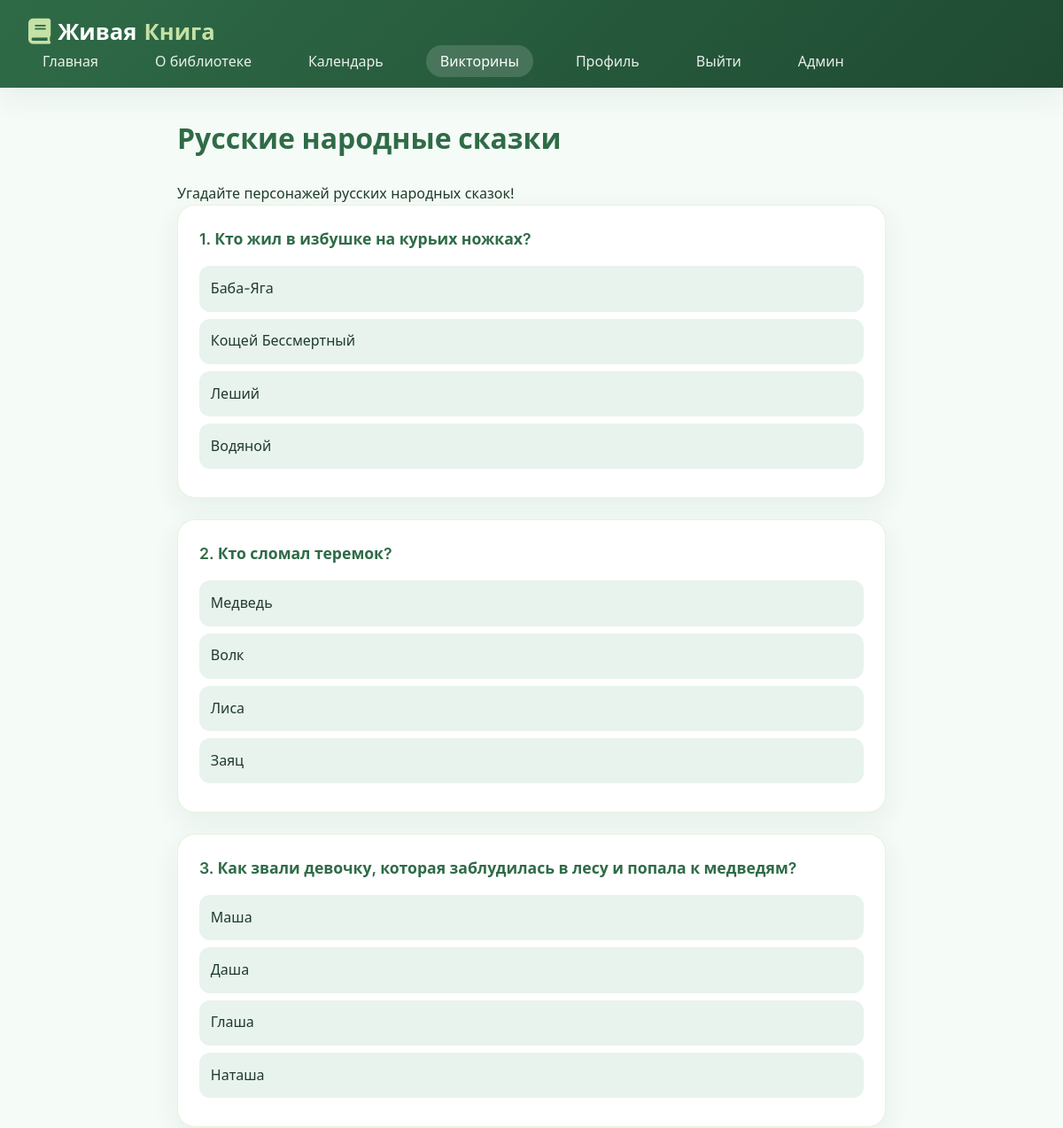
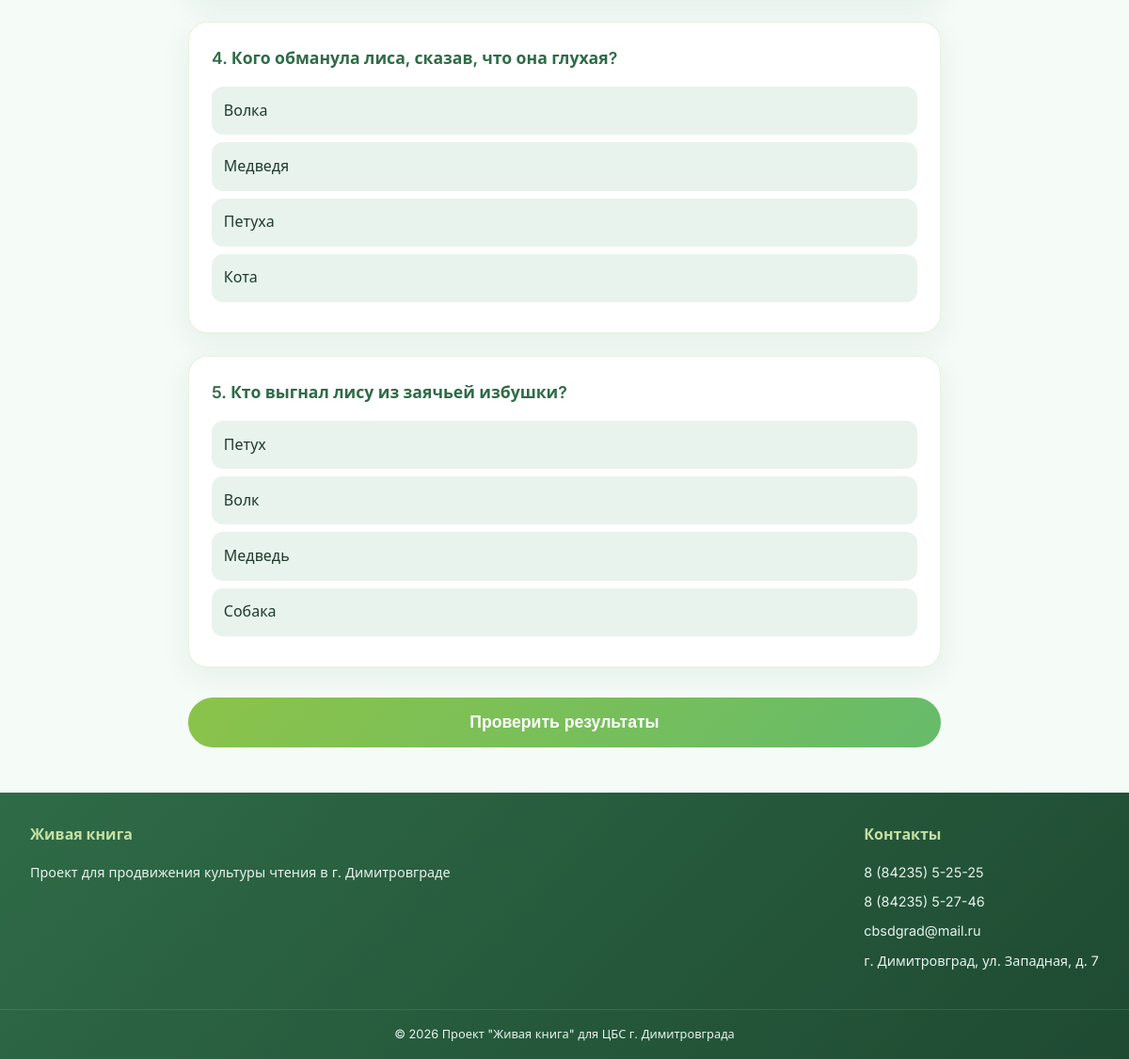
Screenshot of /quizzes/3/ (signed in) with the database file from the repository (2 pictures, top to bottom).
### quizzes/models.py (models this page shows, shortened)
class Quiz(models.Model):
    title = models.CharField('Название', max_length=200)
    level = models.CharField('Уровень', max_length=100)
    description = models.TextField('Описание')
    created_at = models.DateTimeField(auto_now_add=True)
    class Meta:
        verbose_name = 'Викторина'
        verbose_name_plural = 'Викторины'

class Question(models.Model):
    quiz = models.ForeignKey(Quiz, on_delete=models.CASCADE, related_name='questions')
    text = models.TextField('Вопрос')
    order = models.IntegerField('Порядок', default=0)
    class Meta:
        ordering = ['order']

class Answer(models.Model):
    question = models.ForeignKey(Question, on_delete=models.CASCADE, related_name='answers')
    text = models.CharField('Ответ', max_length=200)
    is_correct = models.BooleanField('Правильный', default=False)

### quizzes/views.py (the view)
# urls.py: path('<int:quiz_id>/', views.quiz_detail, name='quiz_detail'),
@login_required
def quiz_detail(request, quiz_id):
    quiz = get_object_or_404(Quiz, id=quiz_id)
    questions = quiz.questions.all().prefetch_related('answers')
    return render(request, 'quizzes/quiz.html', {
        'quiz': quiz,
        'questions': questions
    })

### templates/quizzes/quiz.html (shortened to what this page needs)
{% extends 'base.html' %}
{% load static %}
{% block content %}
<div class="quiz-container">
    <h1>{{ quiz.title }}</h1>
    <p>{{ quiz.description }}</p>
    <form id="quizForm">
        {% for question in questions %}
        <div class="question-card" data-question-id="{{ question.id }}">
            <div class="question-text">{{ forloop.counter }}. {{ question.text }}</div>
            {% for answer in question.answers.all %}
            <div class="option" data-answer-id="{{ answer.id }}">
                {{ answer.text }}
            </div>
            {% endfor %}
        </div>
        {% endfor %}
        <button type="button" class="register-btn submit-btn" onclick="submitQuiz()">Проверить результаты</button>
    </form>
</div>
{% endblock %}

### static/css/style.css (style rules this page uses)
:root { --primary: #2F6B47; --primary-dark: #1E4A32; --primary-light: #4D8F68; --primary-soft: #E8F3ED; --secondary: #8BC34A; --secondary-light: #C5E1A5; --background: #F5FBF7; --surface: #FFFFFF; --text: #1F3B2C; --text-light: #4A6B58; --success: #4CAF50; --error: #EF5350; --shadow: 0 10px 30px rgba(47, 107, 71, 0.08); --shadow-hover: 0 20px 40px rgba(47, 107, 71, 0.12); --gradient-primary: linear-gradient(135deg, #2F6B47 0%, #1E4A32 100%); --gradient-secondary: linear-gradient(135deg, #8BC34A 0%, #66BB6A 100%); }
* { margin: 0; padding: 0; box-sizing: border-box; }
body { font-family: 'Inter', 'Segoe UI', system-ui, sans-serif; background: var(--background); color: var(--text); line-height: 1.6; }
h1 { font-size: 2rem; font-weight: 700; color: var(--primary); margin-bottom: 1.5rem; }
.register-btn { background: var(--gradient-secondary); color: white; border: none; padding: 0.7rem 1.2rem; border-radius: 40px; cursor: pointer; font-size: 0.9rem; margin-top: 1rem; width: 100%; font-weight: 600; transition: all 0.3s; text-align: center; text-decoration: none; display: block; }

### templates/quizzes/quiz.html (style rules this page uses)
.quiz-container { max-width: 800px; margin: 0 auto; }
.question-card { background: var(--surface); border-radius: 20px; padding: 1.5rem; margin-bottom: 1.5rem; box-shadow: var(--shadow); border: 1px solid rgba(139, 195, 74, 0.2); }
.question-text { font-size: 1.1rem; color: var(--primary); margin-bottom: 1rem; font-weight: 600; }
.option { display: block; margin: 0.5rem 0; padding: 0.8rem; background: var(--primary-soft); border-radius: 12px; cursor: pointer; transition: all 0.2s; }
.submit-btn { margin-top: 2rem; padding: 1rem; font-size: 1.1rem; width: 100%; }

### rows the page displays
Quiz: title "Русские народные сказки", description "Угадайте персонажей русских народных сказок!"
Question: text "Кто жил в избушке на курьих ножках?"
Answer: text "Баба-Яга"
Answer: text "Кощей Бессмертный"
Answer: text "Леший"
Answer: text "Водяной"
Question: text "Кто сломал теремок?"
Answer: text "Медведь"
Answer: text "Волк"
Answer: text "Лиса"
Answer: text "Заяц"
Question: text "Как звали девочку, которая заблудилась в лесу и попала к медведям?"
Answer: text "Маша"
Answer: text "Даша"
Answer: text "Глаша"
Answer: text "Наташа"
Question: text "Кого обманула лиса, сказав, что она глухая?"
Answer: text "Волка"
Answer: text "Медведя"
Answer: text "Петуха"
Answer: text "Кота"
Question: text "Кто выгнал лису из заячьей избушки?"
Answer: text "Петух"
Answer: text "Волк"
Answer: text "Медведь"
Answer: text "Собака"
